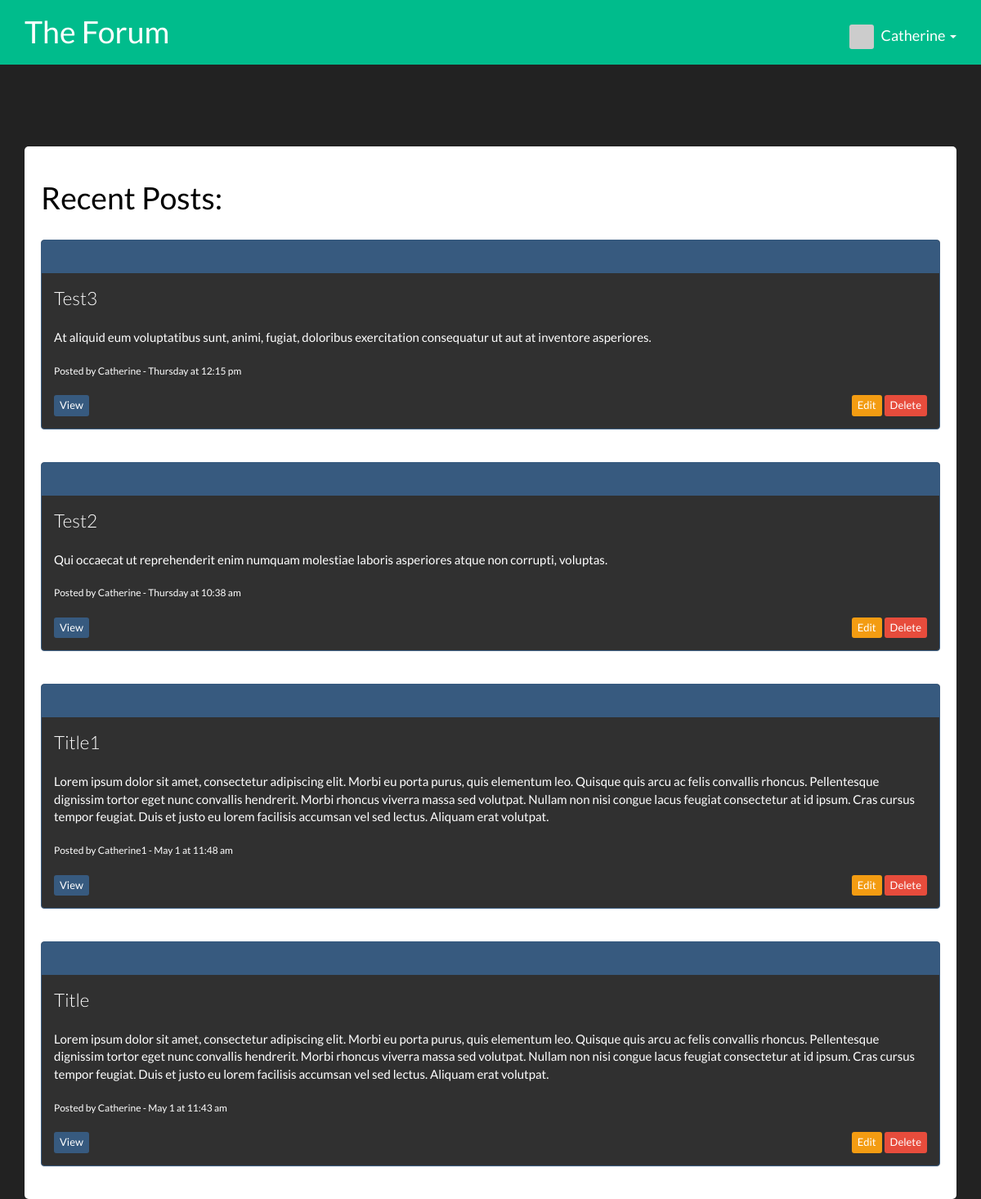
The app's page / (signed in), older data.
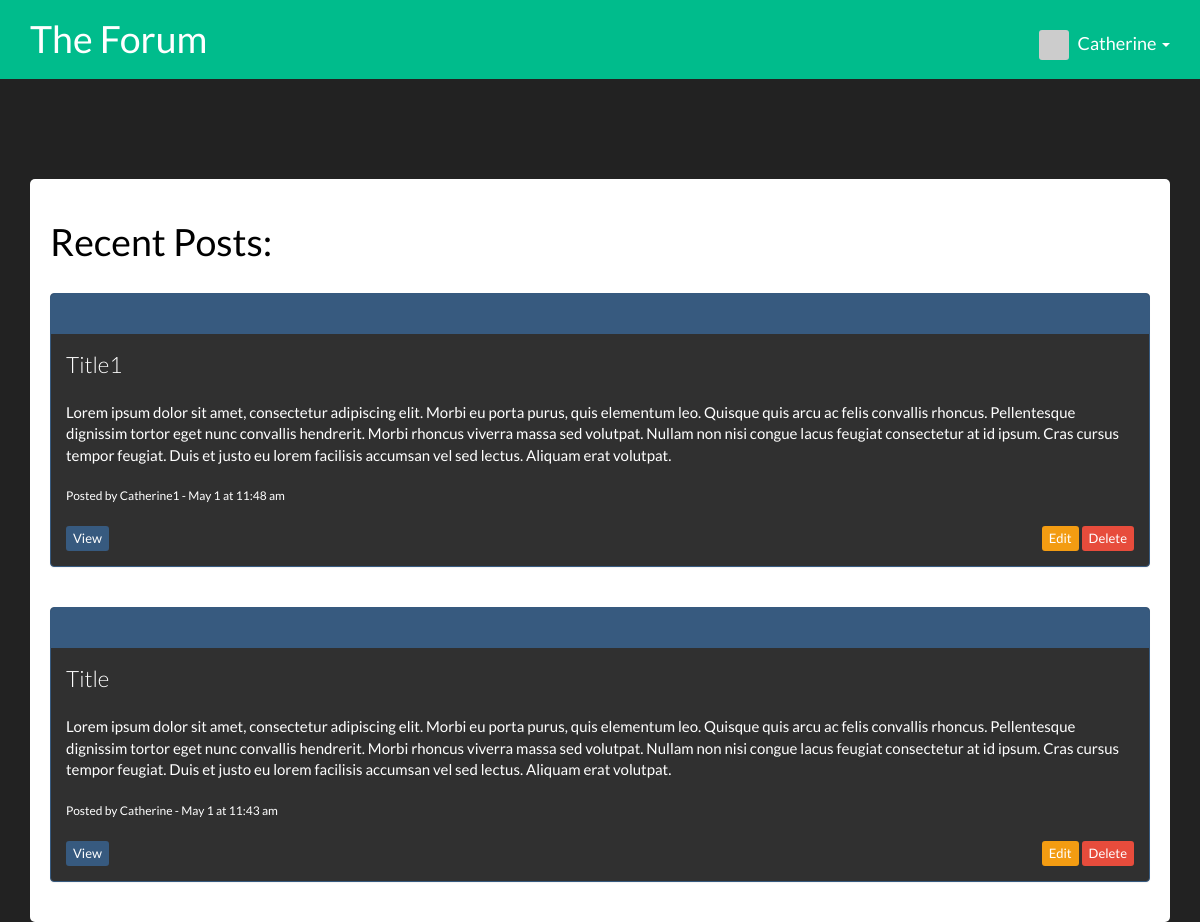
The same page, newer data.
### tables this page shows
CREATE TABLE `topics` (
  `id` int(11) NOT NULL AUTO_INCREMENT,
  `title` varchar(255) DEFAULT NULL,
  `content` text,
  `user_id` int(11) NOT NULL,
  `created_at` timestamp NOT NULL DEFAULT CURRENT_TIMESTAMP ON UPDATE CURRENT_TIMESTAMP,
  `updated_at` timestamp NOT NULL DEFAULT CURRENT_TIMESTAMP,
  PRIMARY KEY (`id`),
  KEY `user_id` (`user_id`),
  CONSTRAINT `userRelation` FOREIGN KEY (`user_id`) REFERENCES `users` (`id`) ON DELETE CASCADE ON UPDATE CASCADE
);

CREATE TABLE `users` (
  `id` int(11) NOT NULL AUTO_INCREMENT,
  `username` varchar(255) DEFAULT NULL,
  `email` varchar(255) DEFAULT NULL,
  `password` char(60) DEFAULT NULL,
  `admin` int(11) NOT NULL DEFAULT '0',
  PRIMARY KEY (`id`)
);

### includes/functions.php (called while the page is built, shortened)
<?php
function loggedIn() {
  return !empty($_SESSION['username']);
}
function isAdmin() {
  if (loggedIn() && $_SESSION['admin'] == 1){
    return true;
  }
}
function formatTime($timestamp)
{
  $difference = time() - $timestamp;
  $periods = array("second", "minute", "hour", "day", "week", "month", "years");
  $lengths = array("60","60","24","7","4.35","12");
  if ($difference >= 0)
  {
    $ending = "ago";
  }
  else
  {
    $difference = -$difference;
    $ending = "to go";
  }
  $arr_len = count($lengths);
  for($j = 0; $j < $arr_len && $difference >= $lengths[$j]; $j++)
  {
    $difference /= $lengths[$j];
  }
  $difference = round($difference);
  if($difference != 1)
  {
    $periods[$j].= "s";
  }
  $text = "$difference $periods[$j] $ending";
  if($j > 2)
  {
    if($j == 3 && $difference == 1)
    {
      $text = "Yesterday at ". date("g:i a", $timestamp);
    }
    else if($j == 3)
    {
      $text = date("l \a\\t g:i a", $timestamp);
    }
    else if($j < 6 && !($j == 5 && $difference == 12))
    {
      $text = date("F j \a\\t g:i a", $timestamp);
    }
    else
    {
      $text = date("F j, Y \a\\t g:i a", $timestamp);
    }
  }
  return $text;
}
function getTopics($dbh) {
  $sth = $dbh->prepare('SELECT topics.id, topics.title, topics.content, topics.user_id, topics.updated_at, topics.created_at, users.username FROM topics INNER JOIN users ON topics.user_id = users.id ORDER BY topics.created_at DESC');
    $sth->execute();
    $row = $sth->fetchAll();
    if (!empty($row)) {
      return $row;
    }
    return false;
}

### includes/config.php (called while the page is built, shortened)
<?php session_start();
require 'includes/functions.php';
$host = 'localhost';
$user = 'root';
$pass = 'root';
$database = 'forum';
$dbh = connectDatabase($host,$database,$user,$pass);
$topics = getTopics($dbh);

### index.php (the view, shortened to what this page needs)
<?php
require 'includes/config.php';
$topics = getTopics($dbh);
require 'partials/header.php';
require 'partials/navigation.php';
?>
<div class="container">
<div class="background">
<div class="row">
<div class="col-md-12"><?= showMessages() ?>
</div>
</div>
<h3>Recent Posts:</h3>
  <div class="row">
    <?php foreach ($topics as $topic):?>
     <div class="col-md-12">
      <div class="panel panel-primary">
        <div class="panel-heading panel-header">
        </div>
        <div class="panel-body">
          <p class="lead"><?= substr ($topic['title'], 0, 20) ?></p><br>
          <p class="second"><?= substr ($topic['content'], 0, 500) ?></p>
          <br>
          <p class="third">Posted by <?= substr ($topic['username'], 0, 80) ?> - <?= formatTime(strtotime($topic['created_at'])) ?></p><br>
          <form method="POST" action="index.php" style="display: inline-block;">
            <button type="submit" class="btn btn-primary btn-xs">
               View
            </button>
          </form>
          <div class="pull-right">
            <?php if(isAdmin() || userOwns($topic['user_id'])) : ?>
              <form method="POST" action="index.php" style="display: inline-block;">
                <button type="submit" class="btn btn-warning btn-xs">
                  Edit
               </button>
             </form>
             <form method="POST" action="index.php" style="display: inline-block;">
               <button onclick="return confirm('Are you sure you want to delete this item?');" type="submit" class="btn btn-danger btn-xs btn-danger">
                  Delete
               </button>
             </form>
           <?php endif; ?>
         </div>
       </div>
     </div>
   </div>
 <?php endforeach; ?>
</div>
</div>
</div>
<?php
require 'partials/footer.php';
?>

Row changes from the older to the newer data that the page shows:
removed topics: title "Test3", content "At aliquid eum voluptatibus sunt, animi, fugiat, doloribus exercitation consequatur ut aut at inventore asperiores.", user.username "Catherine", created_at "Thursday at 12:15 pm"
removed topics: title "Test2", content "Qui occaecat ut reprehenderit enim numquam molestiae laboris asperiores atque non corrupti, voluptas.", user.username "Catherine", created_at "Thursday at 10:38 am"
